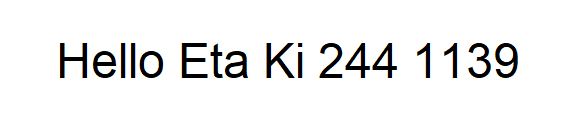
%> input picture sample_text.png, 582 x 129 px
$ octave project_final.m   (GNU Octave 9; MATLAB toolbox functions it lacks are replaced by stand-ins)
%> lines starting %> are read from the running program, lines starting %| are printed output that depends on the picture; in (x1, y1, x2, y2) boxes, pixels count from 0 and x2, y2 are one past the last pixel; in counts of white or black regions, pixels touching at a corner belong together; the program's own positions count from 1
img = imread('sample_text.png');
%> img is the input picture: size 129x582x3 uint8; mean R, G, B 239.4, 239.3, 239.4
img = rgb2gray(img);
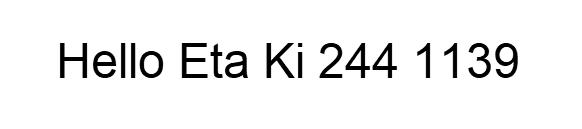
%> img: size 129x582 uint8; min 0, max 255, mean 239.3
img = adapthisteq(img);
img = imadjust(img,stretchlim(img),[]);
thresh = graythresh(img) * 256;
%> thresh = 133.5
img_binary = img < thresh;
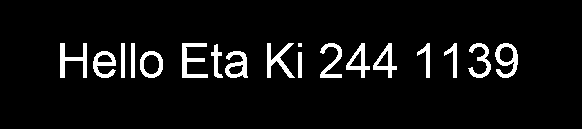
%> img_binary: size 129x582 logical; 6.2% white; 18 white regions (1 under 20 px), largest, box (x1, y1, x2, y2) and area: (182, 43, 208, 78) 410, (60, 43, 87, 78) 387, (495, 43, 518, 78) 376
[labels, num] = bwlabel(img_binary);
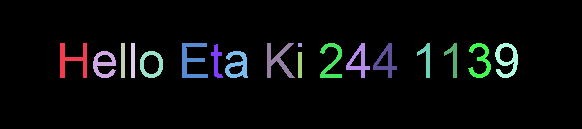
%> labels: size 129x582 double; 19 distinct labels, from 0 to 18; one colour per label, 0 black
%> num = 18

% Captial
%> (the run ends here)
